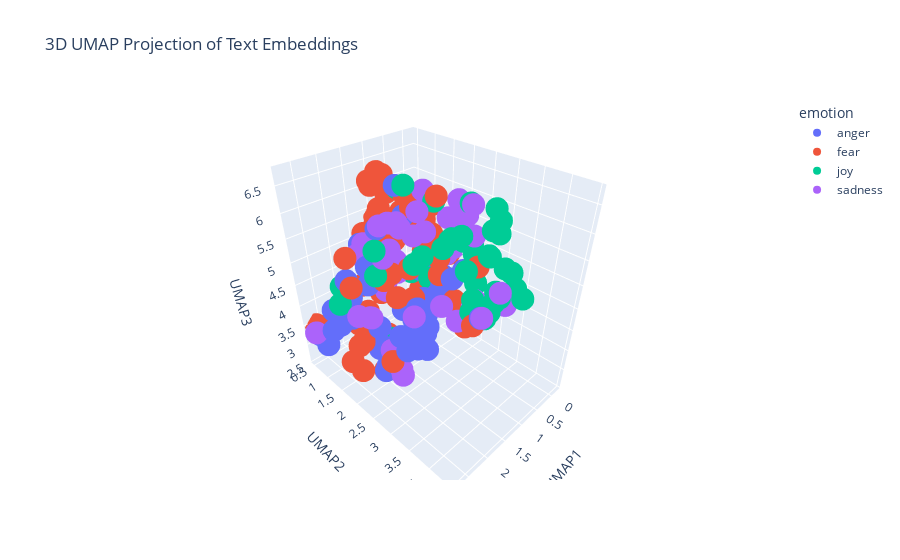

Notebook cell for this chart:
### Markdown cell above
---
##### <a id='toc1_5_8_1_1_'></a>[**>>> Exercise 4 (Take home):**](#toc0_)

Apply UMAP to the same embeddings to reduce the dimensionality to 3D vectors and plot the 3D graph, discuss the differences and similarities with the 2D graph.

### Code cell
# Answer here

# Apply UMAP for 3D Dimensionality Reduction
reducer_3d = umap.UMAP(n_components=3, metric='cosine', random_state=28)
embedding_3d = reducer_3d.fit_transform(X_embeddings)

# Create a DataFrame for 3D Plotting
df_plot_3d = pd.DataFrame(embedding_3d, columns=['UMAP1', 'UMAP2', 'UMAP3'])
df_plot_3d['emotion'] = combined_df['emotion']
df_plot_3d['intensity'] = combined_df['intensity']
df_plot_3d['text'] = combined_df['text']


# Visualize the 3D Embeddings with Plotly
fig_3d = px.scatter_3d(
    df_plot_3d,
    x='UMAP1',
    y='UMAP2',
    z='UMAP3',
    color='emotion',                  
    hover_data=['text', 'intensity'], 
    title='3D UMAP Projection of Text Embeddings'
)

fig_3d.show()

### Figure 1 — Plotly figure (JSON) as saved in the notebook; plotly's stock layout.template omitted (floating-point values rounded to 4 significant figures)
{"data": [{"customdata": [["@TeamShanny legit why i am so furious with him, people are such fucking idiots.", 0.875], ["A @FirstBSA not turning up? Why am I not surprised. Late for work again! ", 0.583], ["Now that the whole clown rage has scared me shitless, I'm gonna go cry in my room", 0.729], ["@EagleGiles23 @tgilmore_92 what I miss? #outrage", 0.562], ["@VerizonSupport thanks for saying My wife and I were getting our iphones today and then losing both of them with no ETA #thanks #angry", 0.688], ["Tonight's #DragRace #AllStars2 episode GAVE ME LIFE! Yaassss queens! #teamalaska #teamkatya  #bwahaha", 0.25], ["@AllegedLowbrow It's 'Eye-for-Eye'. Indian Army never forgives, Never Forgets. They always take revenge, Pakistan breaks laws, I.A follows", 0.562], ["Did we miss the fact that #BurkeRamsey swung &amp;hit his sister #JonBenet in the face with a golf club previously out of a fit of ?", 0.417], ["@CBSBigBrother never bring back Meech and Bridgette. Crying because someone looks at you? Ugh, and Bridgette. ", 0.479], ["@luxbet Did you even give out any pizzas ? Serious fail #hungry  #hangry", 0.4], ["@rtrn94 Mine is that the party did decide but the party has been slowly transformed into a vengeful hell-cult of white male resentment", 0.792], ["@edquinn63 how can you even forget to pick ur fave child up from school ", 0.396], ["and apparently he's supposed to have a Scottish accent??? I'm #offended", 0.562], ["Cheap pout my brodcast", 0.232], ["When you burst out crying alone and u realize that no one truly knows how unhappy you really are because you don't want anyone to know", 0.396], ["When you break a record in #madden I wish it didn't say the same shit after every rush like you just broke the record. #shutupphilsimms", 0.812], ["Don't join @BTCare they put the phone down on you, talk over you and are rude. Taking money out of my acc willynilly! ", 0.604], ["@kingcharles9th i Lowkey forgot you had twitter and if you don't follow me back im gonna be #offended", 0.421], ["@OstinOng YUUUHH 🙄😭 plus clin ep and prevmed ugghhh hahaha ", 0.438], ["I swear if @devincameron23 blocks me I'm going to hit her back #revenge", 0.646], ["They're like the rape apologists who (inadvertently?) make men sound like rabid, mindless beasts. With friends like these...", 0.583], ["@kingcharles9th i Lowkey forgot you had twitter and if you don't follow me back im gonna be ", 0.417], ["What the fuck am I supposed to do with no lunch, no dinner, no money and I'm off to work #furious #hangry #day5", 0.729], ["@BigBrother__USA she is just jealous and a cry baby! #bitter #gladsheisgone #crybaby", 0.571], ["@dcexaminer Democrats and their voters have zero tolerance for honesty. They associate honesty with anger and hate.", 0.667], ["@CBSBigBrother never bring back Meech and Bridgette. Crying because someone looks at you? Ugh, and Bridgette. #bitter", 0.521], ["Like I can't do 12 hours worth of standing or calorie burning in 3 hours 😭😭😭😭 #1stworldprobs4vs", 0.458], ["Unbelievable takes 10 minutes to get through to @BarclaysUK then there's a fault and the call hangs up #fuming #treatcustomersfairly", 0.792], ["Holding a #grudge doesn't make you #strong; it makes you #bitter. #Forgiving doesn't make you #weak; it sets you #free.", 0.312], ["@DeltaDomain @SawDraze @qurions dis dat nigga from fume right?", 0.417], ["@m_warner21 Yikes. The wrath of Maddie...", 0.521], ["Kik me I want to swap pics I will post on my account anonymously if you wish Kik: vsvplou #Kik #kikme  #nudes #tits #snapchat", 0.188], ["What terrible thing to see and have no vision-\\n\\nHelen Keller-\\n\\n-Begin with the end in mind-\\n\\nStephen Covey-\\n\\n#whereareugoing #relentless", 0.396], ["im so mad about power rangers. im incensed. im furious.", 0.667], ["@thomeagle Just to help maintain and boost our status as a world class centre for education, culture and tolerance. #outrage", 0.438], ["@leesyatt you are a cruel, cruel man. #therewillbeblood #revenge", 0.84], ["Have wee pop socks on and they KEEP FALLING OFF INSIDE MY SHOES #rage", 0.759], ["@NM_NickNocturne Incentivise people to roam the Internet being morally offended, as if they didn't do it enough already.", 0.542], ["Having a baby born too soon is #lifechanging 6 years on and it feels like only yesterday #sad #happy #angry #emotionalrollercoaster", 0.375], ["Anger, resentment, and hatred are the destroyer of your fortune today.", 0.396], ["Sting is just too damn earnest for early morning listening. ", 0.37], ["@MaddenFreestyle i turn the game on wanting to play madden, and before i load up a game i just turn it off now.", 0.5], ["Anger, resentment, and hatred are the destroyer of your fortune today.'", 0.375], ["@pbhushan1 @IndianExpress so in your opinion is this the worst delhi govt? #acrid  #hypocrisy", 0.526], ["@gayla_weeks1 I try not to let my anger seep into reviews, but I resent having my time wasted on books like that. Time is precious.", 0.625], ["#oow16 #sting decent new song", 0.125], ["@TrussElise Obama must be fuming.. lol", 0.5], ["@fluffysoftlouis no no. I insist that you give me your best insult first", 0.562]], "hovertemplate": "emotion=anger<br>UMAP1=%{x}<br>UMAP2=%{y}<br>UMAP3=%{z}<br>text=%{customdata[0]}<br>intensity=%{customdata[1]}<extra></extra>", "legendgroup": "anger", "marker": {"color": "#636efa", "symbol": "circle"}, "mode": "markers", "name": "anger", "scene": "scene", "showlegend": true, "type": "scatter3d", "x": [2.011, 2.351, 1.91, 1.34, 2.567, 2.169, 0.499, 1.553, 2.005, 2.497, 0.01082, 2.028, 1.908, 0.8112, 2.175, 1.89, 2.648, 1.966, 2.226, 1.575, 0.2522, 2.15, 2.431, 1.828, 0.1496, 1.947, 2.422, 2.671, 1.063, 1.517, 1.33, 1.67, 0.7938, 1.996, 0.495, 1.496, 2.363, 0.6133, 1.571, 0.9708, 0.5986, 1.658, 0.9764, 0.4705, 1.123, 0.368, 1.143, 1.794], "y": [1.799, 0.7475, 1.257, 1.723, 1.04, 4.3, 1.433, 0.9011, 1.885, 1.214, 1.557, 0.9593, 2.284, 3.136, 2.131, 1.587, 0.8781, 2.546, 1.849, 2.365, 1.132, 2.743, 1.547, 2.04, 1.648, 1.867, 1.472, 0.6616, 2.006, 2.329, 2.016, 2.749, 1.19, 1.77, 1.867, 2.036, 1.349, 2.056, 1.908, 1.955, 2.351, 1.452, 2.058, 1.312, 2.136, 2.434, 2.19, 2.627], "z": [3.81, 3.836, 5.376, 3.832, 3.613, 5.542, 3.524, 4.136, 2.706, 3.803, 3.942, 4.089, 3.812, 4.02, 6.107, 3.049, 3.183, 3.767, 5.295, 3.525, 4.017, 3.911, 4.129, 2.759, 3.816, 2.768, 4.93, 3.328, 2.948, 4.276, 3.739, 3.633, 5.532, 3.78, 3.865, 3.373, 4.168, 3.941, 6.587, 3.29, 4.52, 2.841, 3.368, 3.462, 3.318, 4.65, 3.872, 3.646]}, {"customdata": [["White Americans are worried about Arab terrorists. Black Americans are fearful of a terrorist in a Police uniform on a daily basis.", 0.854], ["Sickness bug! ", 0.5], ["If I was friends with me I'd hate me SO MUCH with the amount I bully them", 0.542], ["@rkuuleiq Fear is best/beast product of God/s. :) #aTheism #theism #biBle  #christianity #hell #heaven #purgatory #psychology #jesus", 0.37], ["@bdp514am We are a tired and restless community. We are human and tired of asking for change only to be ignored.", 0.458], ["I have another test tonight ", 0.438], ["@TheYoungEvans_ 'Kylie, you know me. I won't take no for answer for this kind of things...' *he would smirk and start on the crust.*", 0.396], ["@tannerfox awe cnt wait to see", 0.16], ["@saltmage I find it less daunting if I know one person at least!", 0.521], ["@Max_Kellerman  it also helps that the majority of NFL coaching is inept. Some of Bill O'Brien's play calling was wow, #awful! #GOPATS", 0.438], ["Ignored broken tooth for so long, now have abscess. Need dentist but #fear makes it hard for me to go..45 and still can't go to dentist", 0.896], ["The #500thTest match would have be a T20 or an ODI if @virendersehwag @B_McCullum42 been in their National Colors #nightmare #hitter  @BCCI", 0.438], ["@STLouis_RamsFan their whole team is limited when they're on the field.  #terrible", 0.271], ["I'm afraid she's the goat you libeling people? #afraid #goat #libeling", 0.698], ["oh yay old scientist builds himself a robot assistant and makes it look like a hot naked woman nothing alarming here", 0.3], ["@BBHOH #terrible Paul so deserved that win!!! #bbfail", 0.354], ["@DSWT I despair at this madness! It's beyond #shocking it's cold blooded murder!  How long will #SouthAfrica stand by &amp;watch #WorldRhinoDay", 0.771], ["searching for what pro and academic writers have to say about #writing #anxiety and #writersblock", 0.729], ["Missing the 500th test match today , not able to witness it like watching it in India #shy #indvsnz #500thTest @BCCI", 0.479], ["bout to read this article 'Moving the Conversation Forward: Homosexuality &amp; Christianity' from someone in the foursquare church #nervous", 0.667], ["induction day tomorrow for pizza express ", 0.275], ["Everyday gay panic is STUNNING: I drew 1 guy's att'n to it when he blocked up a toilet stall's cracks w/paper towels. TOTAL INCOMPREHENSION.", 0.562], ["On a side note if you are self medicating ? That's not helping that is burying the anxiety that WILL manifest in another way. Heart disease?", 0.54], ["#Trump is #afraid of the big, bad #Hillary. #election #PresidentialDebate #PresidentialElection2016 #orangehitler #skip #hide #coward #fear", 0.531], ["I seem to alternate between 'sleep-full' and sleepless nights. Tonight is a sleepless one. 😕 #insomnia #anxiety #notfair", 0.792], ["#India right of reply at #UNGA - #Pakistan preaching of human rights is by a country which is itself the global epicentre of #terrorism", 0.742], ["When someone tells you they're going to 'tear you apart' and all they have to say is 'why are you so tall?' #shocking", 0.542], ["I hate that a black lady is painting herself white on the internet for laughs and likes...  #BadForm #DidntLaugh", 0.5], ["Background. Suffered a bit at times of #stress. Always a bit #shy. About 8 years ago (aged 30) I was made redundant. That's when it started", 0.771], ["Damnnit! Gonna be 1400 pts shy on Chiefs Rewards of getting a post game photo.", 0.521], ["@MrsCassonC @15_jordyn WAS THERE A CLOWN IN YOUR NEIGHBORHOOD? #nightmare #creepy #EnoughIsEnough", 0.812], ["#GADOT please put a left turn signal at Williams and Ivan Allen Jr Blvd. This is absolutely ridiculous #ATLtraffic #horrible", 0.479], ["Tomorrow is going to be a challenge, I have to talk at a freshers fair to STRANGERS 😁and pick up my new flat keys ", 0.58], ["Can't start a good day without a cup of tea! \\n\\n#tea #start #day #goodday", 0.104], ["wow if i need to start over on SIF im prob gonna just die", 0.667], ["The Zika #Hoax Files: DEET is part of a binary chemical weapon targeting your brain: #Toxin #fear #neurological #USCitizens #Insect #mammal", 0.667], ["I really wanna go to fright fest 😩", 0.333], ["@TheMoosesAngel He looks down at his brother, a smile forming on his face. 'What? People fearing me?'", 0.333], ["@alivitali that's what I'm afraid of!", 0.792], ["In my room 101 would go  Russell Howard,Tom Odell,Michael Buble!!! #pants #nogood ", 0.25], ["Termination rate is at 22.22% I gotta make some things shake", 0.479], ["@alicemazzy he was more partisan on social issues a few years back; now he just concern trolls the center left as Chait does the far left", 0.354], ["And I would advise that everyone wait to watch @KevinCanWaitCBS ,or actually don't wait, just don't even watch it because it is ", 0.266], ["Everything you’ve ever wanted is on the other side of fear. –George Addair #ThursdayThoughts #yourpushfactor  #life #quote", 0.271], ["So is texting a guy 'I'm ready for sex now' considered flirting?' #shocking", 0.431], ["@JasonBHampton it's Bowers. I went and drove it for a while this evening #horrible", 0.447], ["@LmRyle @tomcolicchio @realDonaldTrump @HillaryClinton @ajjaffe I understand your concerns but look at her foundation contributions ", 0.315], ["Man Utd are shambles that was horrific 😭😭😭", 0.521], ["@madihayousufzai Please DM your concern", 0.271], ["#AnthonyWeiner #DISTRACTION #what is really going on? #selection #election #Syria  #race #riots #GasCrisis2016 #NoDAPL #rape", 0.771], ["Ha! @mquirk @joshuahoodbooks Got your book after our 'meeting' at the Starbucks in NOLA. If Josh says it's terrific, I'm all in.", 0.125], ["At school, my classmate is with me at music class and he sang Hallelujah like, god, with my friend we were breathless.", 0.22], ["He called me fat, so I pushed him into the lockers then he threaten to sue me' 😂", 0.479], ["Trying to book holiday flights on @britishairways website is becoming a ", 0.312], ["The Apocalypse has hit our gym and it's  nothing what I thought it would be...\\n\\nEveryone is wearing vests! What if it's contagious? ", 0.583], ["Why upping rooms makes a few apprehend leaving out charcoal ownership: UnZU", 0.396], ["The moment you bring her to meet your best friend and you're nervous af! 😬😆  #thefriendtest", 0.875], ["@ccrago It was dreadful, even after he met the Catfish he still thought it was her!", 0.5], ["Southend players always haunt Man U", 0.417], ["Whatt a trailerrrr !!! @karanjohar @AnushkaSharma #RanbirKapoor #AishwaryaRaiBachchan i am COMPLETELY BLOWN !! #awestruck #longingformore", 0.417], ["About 7 weeks till I can pick up my camera again. Though I think there is a group cemetery shoot in october I can make! #photography ", 0.312], ["Tweeting from the sporadic wifi on the tube ", 0.292], ["The Apocalypse has hit our gym and it's  nothing what I thought it would be...\\n\\nEveryone is wearing vests! What if it's contagious? #afraid", 0.812], ["@All4 is the android app it designed to be buggy and work sporadically on a fire TV box? ", 0.25]], "hovertemplate": "emotion=fear<br>UMAP1=%{x}<br>UMAP2=%{y}<br>UMAP3=%{z}<br>text=%{customdata[0]}<br>intensity=%{customdata[1]}<extra></extra>", "legendgroup": "fear", "marker": {"color": "#EF553B", "symbol": "circle"}, "mode": "markers", "name": "fear", "scene": "scene", "showlegend": true, "type": "scatter3d", "x": [0.2349, 1.537, 2.567, 0.5824, 0.5436, 1.146, 1.717, 1.161, 0.8088, 1.372, 1.376, 1.852, 1.593, 0.8053, 1.349, 1.941, 1.188, 1.224, 1.778, 0.9452, 1.036, 1.043, 1.418, 0.0142, 1.38, 0.3929, 0.9202, 2.092, 1.379, 2.288, 1.595, 2.025, 1.01, 1.45, 2.351, 0.3358, 1.77, 0.8937, 1.021, 2.623, 1.787, -0.0315, 2.532, 1.102, 1.21, 1.677, -0.1255, 1.807, 1.245, -0.01886, 1.011, 1.58, 1.756, 2.597, 1.29, 0.6852, 1.007, 1.547, 1.92, 2.222, 1.355, 1.47, 0.9699, 2.649], "y": [1.174, 0.8722, 1.828, 0.8948, 1.95, 1.815, 2.01, 2.525, 2.003, 1.225, 0.9901, 2.037, 1.035, 0.7767, 0.7157, 1.778, 0.853, 1.094, 2.434, 0.8991, 1.524, 0.5443, 0.9963, 1.201, 1.349, 1.239, 0.7337, 2.229, 1.201, 1.614, 0.7615, 1.059, 1.382, 3.634, 1.413, 1.02, 1.577, 1.012, 0.8128, 1.671, 1.268, 1.725, 1.849, 0.9322, 0.6447, 0.9828, 1.575, 0.7915, 1.936, 1.591, 4.058, 2.865, 1.698, 0.5591, 0.5874, 2.502, 0.7197, 0.8034, 0.9765, 4.215, 2.372, 3.452, 0.5363, 0.5016], "z": [4.516, 5.309, 5.019, 5.458, 4.406, 6.038, 4.473, 5.305, 6.034, 2.901, 6.262, 5.071, 3.009, 5.227, 4.933, 2.604, 3.735, 6.465, 5.324, 5.966, 6.154, 5.06, 6.362, 4.852, 6.565, 3.63, 4.745, 3.258, 6.576, 3.499, 4.083, 2.871, 6.252, 5.749, 5.336, 5.144, 5.845, 4.961, 5.473, 3.236, 5.418, 3.888, 3.055, 6.198, 4.733, 3.086, 4.459, 3.201, 4.18, 4.696, 5.241, 6.701, 4.723, 3.381, 5.104, 4.123, 5.6, 3.398, 3.355, 5.39, 6.068, 4.475, 5.355, 3.491]}, {"customdata": [["I like talking to someone who makes me laugh, laughter is the best medicine", 0.646], ["@Tomstarling86 He didn't have many chances to show what he can do but looked lively and had a good shot tipped over the bar before the end.", 0.36], ["#Talking about our #Problems is our greatest #Addiction#Break the #habitTalk about ur #Joys#quote  #problemsolving #behappy", 0.494], ["Made my night that @GordonReid91 Reid was included in tonight's hilarity. Some of those points were brilliant. Thanks @andy_murray", 0.812], ["Tonight my top delight was a Skein of Geese flying about 1 foot above me as I swam in #Windermere. Breeze dropped &amp; it became like glass.", 0.544], ["hate overthinking e v e r y t h i n g like i jus' wanna be happy pls", 0.04], ["Meanwhile, the so-called M’s fans sit there knitting or sleeping not sure which but they certainly aren’t cheering like the other teams fans", 0.271], ["@RobRiggle @joelmchale @NFLonFOX I still can't get jimmy garoppolo out of my head and it's been almost 3 weeks. Thanks a lot! ", 0.5], ["@HillaryClinton did you see the gleeful look on @realDonaldTrump 's face when criminal Don King used the 'n' word to denigrate Blacks?", 0.2], ["Halfway to work and I realize I forgot to put on underwear....It's going to be one of those days! #mombrain #toomuchgoingon #longday #breezy", 0.25], ["Oh dear an evening of absolute hilarity I don't think I have laughed so much in a long time! 😂", 0.958], ["@LFScott57 Miss Cookie sends her thanks! She's not as spry as she used to be - like me! She doesn't have the adventures the young pups do!", 0.6], ["Watch this amazing live.ly broadcast by @its.finfin  #musically", 0.458], ["Getting my comedic relief w/ @SofiaVergara during season premiere of #ModernFamily. Just what a girl needs! #hilarious", 0.846], ["@AdsByFlaherty And you're cheerfully defending a group of unchecked, armed thugs who've shown a history of racism, violence, and lies.", 0.104], ["I can not depict what I feel right now.. I feel jubilant yet anxious, or..dunno. It seems like now I'm having something worth wait everyday.", 0.5], ["@reinervshunter you got this #staystrong #smile #yourebeautiful", 0.656], ["@blackeyed_susie They ain't going away, and I don't want to see them hurt; changing hearts/minds is really our only option, no? #optimism", 0.333], ["@lennyabrahamson May I send you a copy of #HeroTheGreyhound? Either e-book or real paper one! A boy and a greyhound #smiles #tears #laughter", 0.667], ["Had a coworker look at her phone and say, cheerfully, 'oh look, Kap's getting death threats now.' 🙄. Then she goes to say the 49ers are", 0.385], ["Intermit animated^%%%ncaa pittsburgh vs mississippi sprightly shiny bbva level peg varsity football telly scra...", 0.406], ["@alyankovic I really wish I could attend the show at RCMH. I'm there in spirit, cheering you and the dudes on! :)", 0.577], ["@JackCurryYES he's just lucky...bad pitchers...#WHATEVER...ElKracken is #legit #future  #gottawearshades #LetsGoYankees", 0.32], ["Thank you @twitter for the balloons today.  #goodday #48", 0.562], ["@airvistara as always it was indeed a wonderful experience flying with you guys today #bestinbusiness  #happyme", 0.76], ["@buzzlightbeard2 If you don't love yourself... Honesty is the best policy #smile", 0.438], ["I love when my dog is playful, but he really just scratched my face while flailing his paws in excitement and almost tore my nose ring out", 0.333], ["#smile every morning to a positive head start with your #clients relations", 0.562], ["@shwood @mpforstein OMD you 2 are cracking me up! Thanks for the follow Brian. I need some levity to balance the cynicism I share w/Michael😀", 0.84], ["Rewatching 'Raising Hope' (with hubs this time) and totally forgot how hilarious it is 😂 #HereWeGo", 0.76], ["The point of living, and being an optimist, is to be foolish enough to believe the best is yet to come' - Peter Ustinov  #quote", 0.407], ["As a photographer this portrait shooting mode on the iPhone 7 Plus is going to frustrate me ~75% of the time but delight ~25% of the time.", 0.161], ["The birds chirp , the sun shines and the wind chimes chime. There was once a smile on this face.", 0.353], ["@honevbee close up shots of my ugly mug as I continue to talk about Blaine years after glee has been dead", 0.28], ["Three days off a month with two ex wives and no home could be worse. I don't know how, but it could #oilandgas ", 0.125], ["“Set a goal to achieve something that's so big so exhilarating that excites you &amp; scares you at the same time.” \\n― #BobProctor", 0.383], ["Ready for that nice, breezy, calm, sunshine weather.🍂🍁 #Autumn", 0.583], ["How can l rule my mind !!!!!! \\nIt's hilarious that you can't 😭😑😮", 0.396], ["@Geminiak @LondonNPC you're welcome! #wordgeek \\nAlso, good to put a face to the twitter feed, even if it was only a cheery hello! 😀", 0.646], ["@PhilGlutting Hey There Phil Glutting thank you for following us, it's appreciated :) #smile", 0.76], ["@MichiganBromo Good optimism sir :)", 0.538], ["A #new day to #live and #smile. Hope all the #followers a nice #night or #day. :D", 0.688], ["@DocBellsSwan *peers down at you, eyes crinkling with mirth and affection* I do love ye so, my bonnie Belle.", 0.66], ["Chris would take full responsibility and would want us all to rejoice in the memories we all had with him.", 0.28], ["it gets better. without explanation; you just wake up one morning and you’re just happy, totally and utterly elated.", 0.896]], "hovertemplate": "emotion=joy<br>UMAP1=%{x}<br>UMAP2=%{y}<br>UMAP3=%{z}<br>text=%{customdata[0]}<br>intensity=%{customdata[1]}<extra></extra>", "legendgroup": "joy", "marker": {"color": "#00cc96", "symbol": "circle"}, "mode": "markers", "name": "joy", "scene": "scene", "showlegend": true, "type": "scatter3d", "x": [1.915, 0.6258, 2.163, 1.765, 1.738, 2.426, 0.447, 1.497, -0.1216, 2.207, 2.038, 1.002, 0.9218, 1.909, 0.2143, 1.532, 0.9517, 0.5447, 1.218, 0.3973, 0.6729, 1.134, 0.7286, 1.321, 1.947, 0.9485, 1.116, 1.316, 1.085, 1.913, 0.768, 1.208, 1.46, 0.8309, 2.607, 0.8536, 1.693, 2.338, 0.8807, 1.003, 0.8181, 1.286, 0.9548, 1.867, 1.701], "y": [3.797, 3.045, 2.978, 4.144, 4.029, 2.367, 2.814, 1.436, 1.376, 0.9326, 4.04, 4.057, 3.165, 4.313, 1.341, 2.074, 3.493, 2.551, 4.341, 0.9549, 3.262, 2.593, 2.967, 3.909, 3.949, 3.622, 3.156, 3.725, 4.065, 4.399, 2.943, 2.446, 3.291, 3.54, 1.474, 1.117, 3.298, 2.235, 3.739, 3.956, 3.036, 3.725, 3.529, 2.847, 3.267], "z": [5.958, 5.308, 5.821, 5.331, 5.302, 5.907, 4.568, 2.992, 4.508, 4.43, 5.65, 5.33, 4.249, 5.676, 3.883, 6.627, 6.127, 5.409, 5.394, 3.957, 4.09, 5.516, 5.08, 5.357, 5.33, 6.12, 6.536, 5.93, 5.238, 5.801, 5.593, 6.368, 6.148, 6.272, 4.507, 6.103, 6.202, 5.348, 5.506, 5.582, 5.46, 5.895, 6.512, 5.772, 6.159]}, {"customdata": [["Snores on TL. Boredom sunk in.", 0.333], ["@BTS_twt people have so much negativity filled inside them but im always happy that in such a gloomy world someone like u exists Namjoon", 0.45], ["My nephew sees that i have a frown on my face and he tells me 'you're  beautiful '!😢💞😩", 0.542], ["@thatsabingo grim really", 0.688], ["gloomy weather puts me in the best mood", 0.271], ["Someone needs to tell Candice she'll be stuck with that shitty pout if the wind changes. #GBBO", 0.521], ["@kcbbcxo don't get discouraged! it's early on &amp; it can get overwhelming. keep reading &amp; use cue cards 😊 it'll get better!!", 0.229], ["If you find me lost, will you stay as a passerby or will you get lost with me? #musings #melancholy", 0.68], ["Americans as a whole are, for the most part, feeling borderline despair at the very least. Looking at a situation out of control.", 0.688], ["Another grim &amp; compelling news report by @Nawalf on the blockade of aid to the starving in #Yemen #BBC #dosomethingpoliticans", 0.708], ["@Groupon_UK who do I contact about a shocking experience with Clear Sky Holidays booked through you guys?? #customerservicefail #dreadful", 0.542], ["Cheap pout my brodcast", 0.438], ["Candice's pout gets more preposterous by the week. This week it's gone a bit Jack Nicholson's Joker. #GBBO", 0.397], ["@_noTORIEty lol senior year we would get early dismal for work study ,he was her boss and you know what happened next 🙃", 0.354], ["@LVLMLeah Nooooooooooooooooooooo. We have stupid, dismal, lame winters where we maybe get some dangerous ice once.", 0.646], ["Please bear with me, I'm not Twitter savvy😝 in real life I'm a Facebook person. Help me gain followers 🤓 #blog #selfhelp ", 0.146], ["Can I just sulk in peace 😂", 0.688], ["@Theshadeshit91 \\nOh, I'm sorry about it, do not be sad yourself there is nothing important in the world to grieve about it", 0.625], ["@EBled2 Great to have you as our tournament chair and award was #serious", 0.132], ["Trying to think positive, and not let this situation discourage me ✨✨✨✨✨✨✨✨✨✨✨✨✨✨✨✨✨✨✨✨✨✨✨✨✨✨✨✨✨✨✨✨✨✨✨✨✨✨✨✨✨✨✨✨✨✨✨✨✨✨✨✨✨✨✨✨✨✨✨✨✨✨✨✨✨✨✨✨✨✨✨✨✨", 0.44], ["@janhopis I found the first few episodes of Bojack incredibly funny. Then it got less funny but I stayed for the #drama", 0.354], ["Don't get discouraged when simple minds don't see your vision", 0.375], ["2 applications for my dbs and still waiting. Been over a year now. Going to loose my job 👍🏿 @GOVUK  #thanks #unhappy #crb", 0.792], ["Like keep grinding boy your life can change in one year, and even when it's dark out the sun is shining somewhere...'", 0.417], ["Always do sober what you said you'd do drunk. That will teach you to keep your mouth shut. \\n― Ernest Hemingway #quote", 0.479], ["the rappers who stayed true to the game is rich.", 0.208], ["The weather sure matches the mood in this state today.. #gloomy", 0.792], ["@TheCatHeSay I may be #alwayshungry but I haven't sunk that low yet!! @Thereluctantcat", 0.312], ["Kinda wanna just book a vacation and go...anyone wanna tag along? #adventure #serious", 0.312], ["What's a Kali's kitten? [She asked, a frown curling on her fair skinned forehead as he showed her the scar] A cat did - (@ScarredTiger)", 0.417], ["@lebara - worst possible decision I could have made when arriving in the UK. Shocking service. Poor coverage. #unhappy", 0.771], ["Im kind of confused.  The one thing i do right now has a great future, but on the other hand so does the new thing . #lost #needhelp", 0.604], ["I don't want the pity of my instructors but I'd like some understanding. I'm truly trying despite ALL circumstances that make me discouraged", 0.625], ["@HillaryClinton @TheDemocrats It's ok 2 be disgusted or dishearten with presidential race but don't let that stop u from voting IT MATTERS", 0.542], ["No one wants to win the wild card because you have to play the Cubs on the road.  #sadness", 0.767], ["[ @HedgehogDylan ] *she would frown a bit, folding her arms* 'why is it that every time I'm in need of assistance someone expects a lil **", 0.562], ["On bedrest since I got out of the hospital. U find in unopened beer.. what do I do. Pour that shit out! No alcohol at all for me #sober", 0.44], ["MC: what are you listen to these days?\\nBogum: these days I feel gloomy, I listen to ccm (spiritual song) often.\\n\\nChurch oppa mode. :)", 0.583], ["Public products: high downhearted price tag consumer survey sum and substance: OVth", 0.354], ["This shit hurting my heart 😪 that's how serious it is .", 0.875], ["you are on an endless journey of figuring yourself out; don't be discouraged when you don't know who you are yet.", 0.375], ["A3: But chronic sadness may mean there are underlying issues than getting sad occassionally over a particular issue (2/2) #mhchat", 0.562], ["yesterday i finished watching penny dreadful and from all the beautiful things i saw one question remains: were the writers HIM's fans?", 0.312]], "hovertemplate": "emotion=sadness<br>UMAP1=%{x}<br>UMAP2=%{y}<br>UMAP3=%{z}<br>text=%{customdata[0]}<br>intensity=%{customdata[1]}<extra></extra>", "legendgroup": "sadness", "marker": {"color": "#ab63fa", "symbol": "circle"}, "mode": "markers", "name": "sadness", "scene": "scene", "showlegend": true, "type": "scatter3d", "x": [0.6887, 2.102, 1.211, 1.626, 1.993, 1.921, 0.6827, 2.025, 0.2868, 1.136, 2.395, 0.7018, 1.954, 1.672, 1.939, 1.617, 2.341, 2.114, 1.271, 0.666, 1.905, 0.498, 2.759, 0.8693, 2.485, 1.246, 2.038, 2.237, 1.705, 1.159, 2.546, 1.163, 0.7773, -0.2034, 2.227, 1.277, 2.513, 1.983, 0.5585, 2.13, 0.5905, 2.199, 2.33], "y": [3.013, 2.906, 3.282, 2.358, 3.037, 2.278, 2.494, 2.228, 1.888, 0.9556, 0.6748, 3.222, 2.353, 1.657, 2.034, 3.407, 1.975, 2.349, 4.079, 2.718, 4.401, 2.53, 0.6709, 3.058, 2.227, 2.693, 2.531, 1.828, 2.06, 1.347, 0.7017, 2.142, 2.374, 1.629, 2.315, 1.53, 1.876, 2.873, 2.856, 1.5, 2.441, 2.227, 4.445], "z": [4.394, 6.253, 6.58, 4.164, 6.327, 2.953, 5.954, 6.189, 4.753, 3.818, 3.28, 4.078, 2.877, 4.647, 3.325, 4.661, 5.848, 5.791, 5.162, 6.026, 5.88, 5.901, 3.44, 5.836, 4.551, 4.383, 6.218, 4.191, 6.022, 4.743, 3.24, 6.453, 5.897, 4.591, 5.672, 4.607, 4.403, 6.588, 4.081, 5.361, 6.198, 6.204, 5.714]}], "layout": {"legend": {"title": {"text": "emotion"}, "tracegroupgap": 0}, "scene": {"domain": {"x": [0, 1], "y": [0, 1]}, "xaxis": {"title": {"text": "UMAP1"}}, "yaxis": {"title": {"text": "UMAP2"}}, "zaxis": {"title": {"text": "UMAP3"}}}, "title": {"text": "3D UMAP Projection of Text Embeddings"}}}
